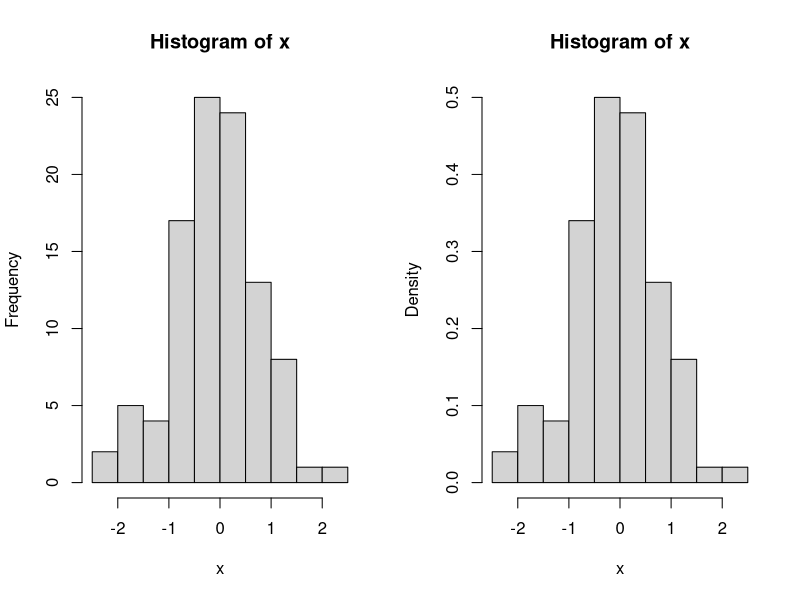
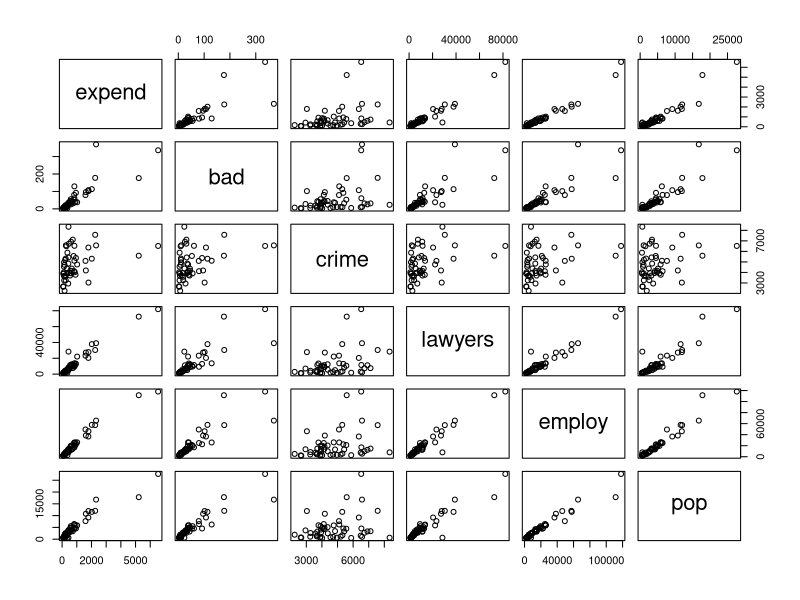
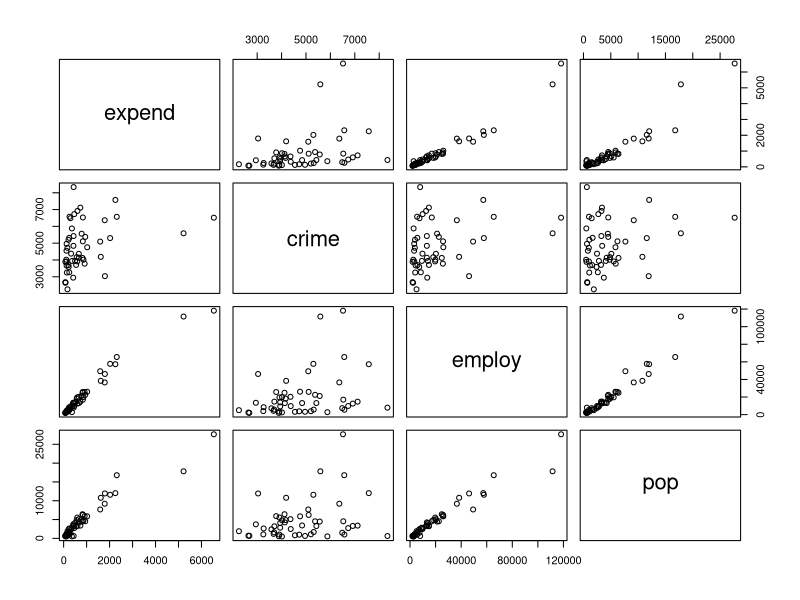
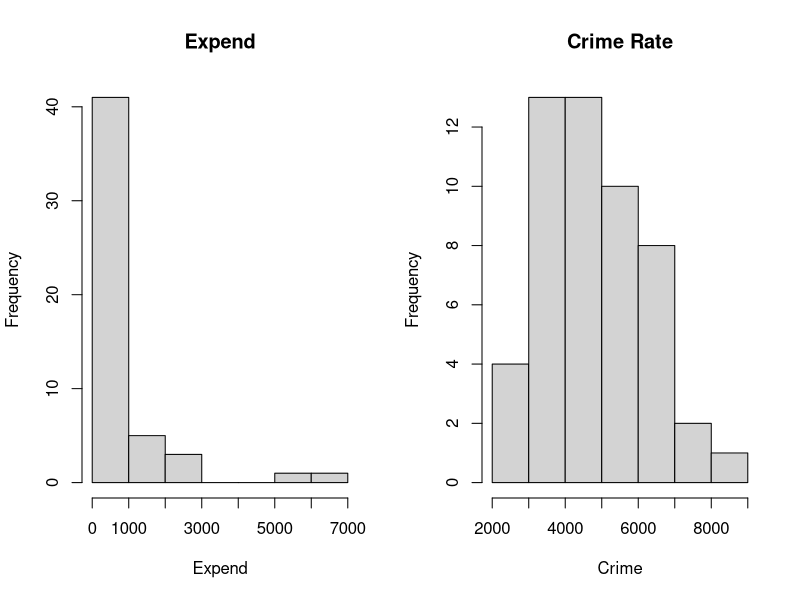
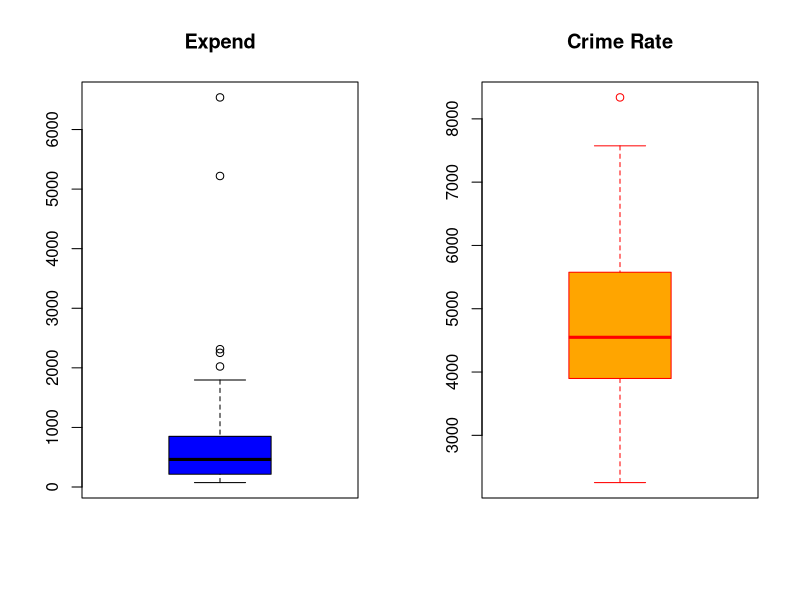
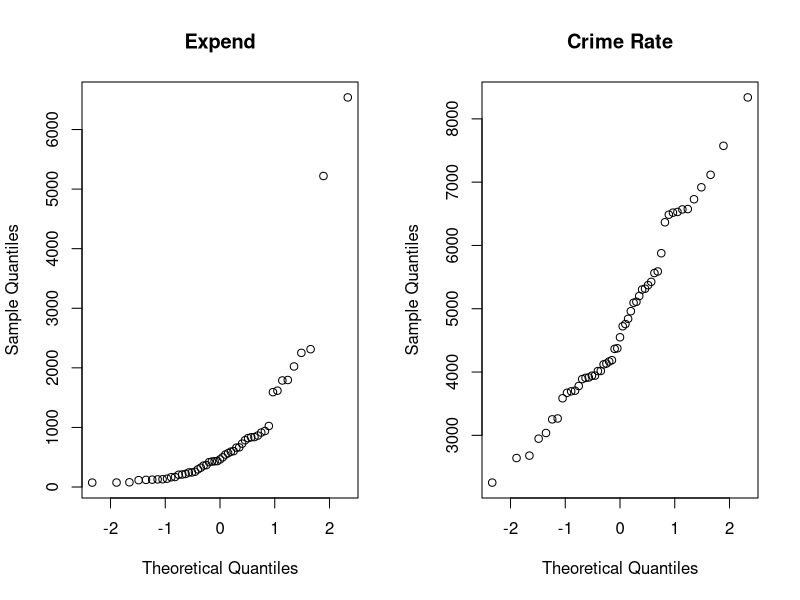

Reproduce these figures in R, in order.
# Histogram

x = rnorm(100) ; x
par(mfrow=c(1,2)) # two plots next to each other
hist(x) # frequencies on y-axis
hist(x, probability = TRUE) # probabilities on y-axis

# The histogram of a sample varies around p. 
# The smaller the sample, the bigger this variation.

# -------------------------------------------------------------------
# Crime Data in USA 

data = read.table("datas/expensescrime(1).txt", header = TRUE)
head(data)

summary(data)
str(data)

# The correlation between all pairs of variables, excluding the first column
round(cor(data[,-1]),3)

# A matrix of scatterplot
pairs(data[,-1])

pairs(data[c(2,4,6,7)]) # selects columns 2,4,6,7 of data

# histograms
par(mfrow=c(1,2))
hist(data$expend,main = "Expend", xlab = "Expend")
hist(data$crime, main = "Crime Rate", xlab = "Crime")

# boxplots
boxplot(data$expend, main="Expend", col = "blue",border = "black")
boxplot(data$crime, main="Crime Rate", col = "orange",border = "red")

qqnorm(data$expend, main = "Expend")
qqnorm(data$crime,main="Crime Rate")



